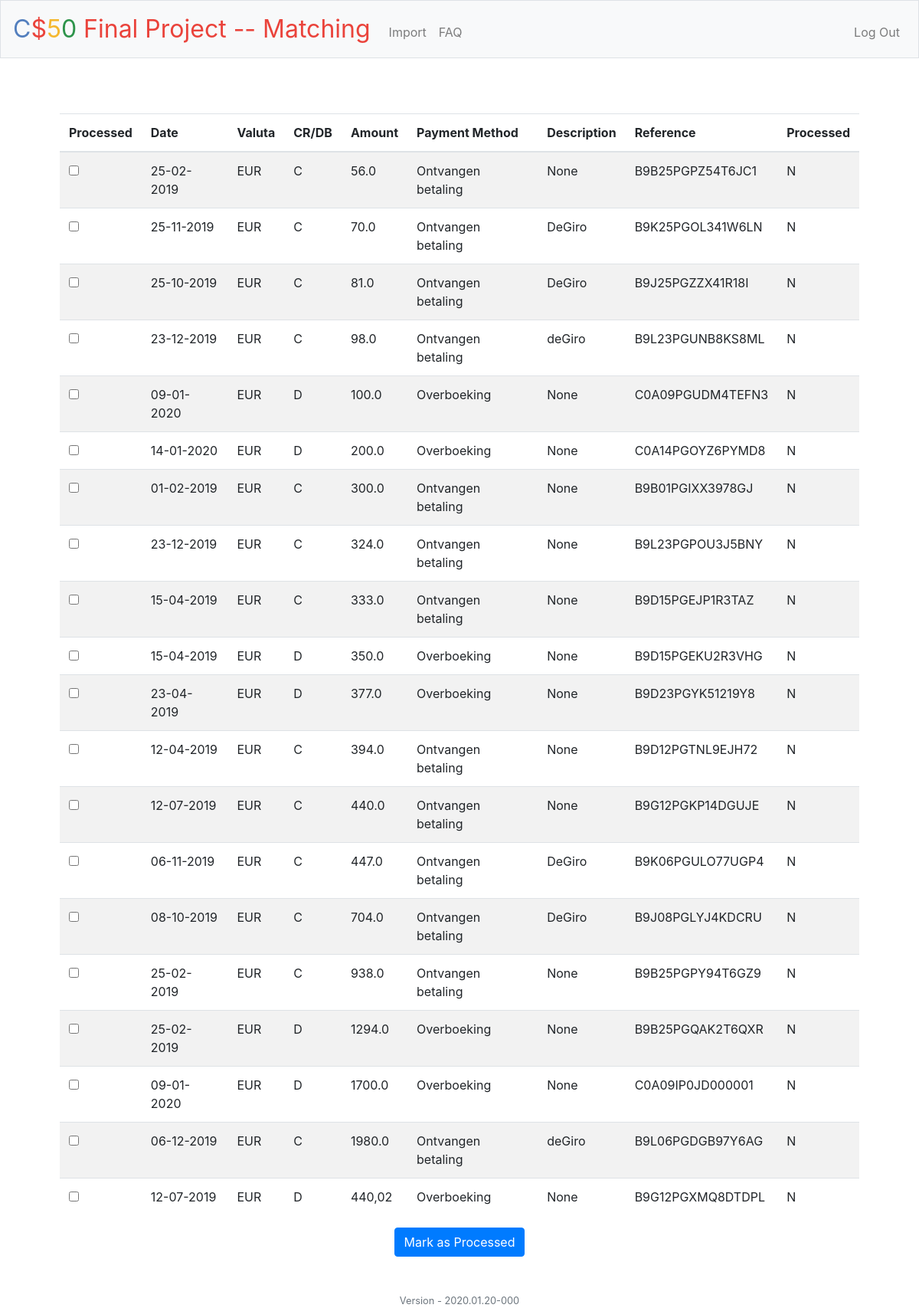
Page / (signed in) on the committed database.
### tables this page shows
CREATE TABLE "import" (
	"userid"	TEXT,
	"account_number"	TEXT,
	"tx_date"	TEXT,
	"valuta_code"	TEXT,
	"credit_debit"	TEXT,
	"amount"	REAL,
	"contra_account"	TEXT,
	"contra_account_name"	TEXT,
	"valuta_date"	TEXT,
	"payment_method"	TEXT,
	"description"	TEXT,
	"payment_type"	TEXT,
	"authorisation_number"	INTEGER,
	"address"	TEXT,
	"payee_id"	INTEGER,
	"reference"	TEXT NOT NULL,
	"entry_date"	TEXT,
	"processed"	TEXT,
	PRIMARY KEY("reference","userid")
);

### app.py (the view)
@app.route("/", methods=["GET", "POST"])
@login_required
def index():
    print(">>>>> index <<<<<")
    print(">>>>> Query DB <<<<<")
    if request.method == "POST":
        print(">>>>> POST processedFlag <<<<<", request.method)
        processedFlag = request.form.getlist("checkbox")
        print(">>>>> processedFlag <<<<<", processedFlag)
        for rows in processedFlag:
            print(">>>>> processedFlagLoop <<<<<", rows)
            cursor = db.cursor()
            params = ("Y", session["user_id"], rows)
            print(">>>>> params <<<<<", params)
            cursor.execute('''UPDATE import SET processed = ? where userid = ? AND reference = ?''', params)
            db.commit()
        flash('Mark the suspense-accounts that are matched')
        return render_template("layout.html")
    else:
        print(">>> /GET <<<")
        cursor = db.cursor()
        params = (session["user_id"],)
        cursor.execute('''SELECT rowid, * FROM import WHERE userid = ? AND processed = 'N' ORDER BY amount;''', params)
        rows = cursor.fetchall()
        return render_template("layout.html", rows=rows)

### app.py (called while the page is built)
@app.after_request
def after_request(response):
    response.headers["Cache-Control"] = "no-cache, no-store, must-revalidate"
    response.headers["Expires"] = 0
    response.headers["Pragma"] = "no-cache"
    return response

### helpers.py (called while the page is built)
def login_required(f):
    @wraps(f)
    def decorated_function(*args, **kwargs):
        if session.get("user_id") is None:
            return redirect("/login")
        return f(*args, **kwargs)
    return decorated_function

### templates/layout.html (shortened to what this page needs)
<!DOCTYPE html>
<html lang="en">
    <head>
        <link href="https://maxcdn.bootstrapcdn.com/bootstrap/4.1.3/css/bootstrap.min.css" rel="stylesheet">
        <link href="/static/styles.css" rel="stylesheet">
    </head>
    <body>
        <nav class="navbar navbar-expand-md navbar-light bg-light border">
            <a class="navbar-brand" href="/"><span class="blue">C</span><span class="red">$</span><span class="yellow">5</span><span class="green">0</span> <span class="red">Final Project -- Matching</span></a>
            <div class="collapse navbar-collapse" id="navbar">
                {% if session.user_id %}
                    <ul class="navbar-nav mr-auto mt-2">
                        <li class="nav-item"><a class="nav-link" href="/import">Import</a></li>
                        <li class="nav-item"><a class="nav-link" href="/faq">FAQ</a></li>
                    </ul>
                    <ul class="navbar-nav ml-auto mt-2">
                        <li class="nav-item"><a class="nav-link" href="/logout">Log Out</a></li>
                    </ul>
                {% else %}
                    <ul class="navbar-nav ml-auto mt-2">
                        <li class="nav-item"><a class="nav-link" href="/register">Register</a></li>
                        <li class="nav-item"><a class="nav-link" href="/login">Log In</a></li>
                    </ul>
                {% endif %}
            </div>
        </nav>
        <main class="container p-5">
            {% block main %}
            <form action="/" method="post" name="checkbox">
                <table id="roster" class="table table-striped" style="width:100%">
                  <thead>
                    <tr class="text-left">
                      <th>Processed</th>
                      <th>Date</th>
                      <th>Valuta</th>
                      <th>CR/DB</th>
                      <th>Amount</th>
                      <th>Payment Method</th>
                      <th>Description</th>
                      <th>Reference</th>
                      <th>Processed</th>
                    </tr>
                  </thead>
                  <tbody>
                      {% for rows in rows %}
                         <tr class="text-left">
                            <td><input type="checkbox" id="{{ checkbox }}" name="checkbox" value="{{ rows[16] }}"></td>
                            <td>{{ rows[3] }}</td>
                            <td>{{ rows[4] }}</td>
                            <td>{{ rows[5] }}</td>
                            <td>{{ rows[6] }}</td>
                            <td>{{ rows[10] }}</td>
                            <td>{{ rows[11] }}</td>
                            <td>{{ rows[16] }}</td>
                            <td>{{ rows[18] }}</td>
                         </tr>
                      {% endfor %}
                      <br>
                  </tbody>
                </table>
                <button class="btn btn-primary" type="submit">Mark as Processed</button>
            </form>
            {% endblock %}
        </main>
        <footer class="small text-center text-muted">
            Version - 2020.01.20-000
        </footer>
    </body>
</html>

### static/styles.css (style rules this page uses)
nav .navbar-brand { font-size: xx-large; }
nav .navbar-brand .blue { color: #537fbe; }
nav .navbar-brand .red { color: #ea433b; }
nav .navbar-brand .yellow { color: #f5b82e; }
nav .navbar-brand .green { color: #2e944b; }
main { overflow-x: auto; text-align: center; }

### rows in the picture
import: tx_date "25-02-2019", valuta_code "EUR", credit_debit "C", amount "56.0", payment_method "Ontvangen betaling", rows "None", reference "B9B25PGPZ54T6JC1", processed "N"
import: tx_date "25-11-2019", valuta_code "EUR", credit_debit "C", amount "70.0", payment_method "Ontvangen betaling", description "DeGiro", reference "B9K25PGOL341W6LN", processed "N"
import: tx_date "25-10-2019", valuta_code "EUR", credit_debit "C", amount "81.0", payment_method "Ontvangen betaling", description "DeGiro", reference "B9J25PGZZX41R18I", processed "N"
import: tx_date "23-12-2019", valuta_code "EUR", credit_debit "C", amount "98.0", payment_method "Ontvangen betaling", description "deGiro", reference "B9L23PGUNB8KS8ML", processed "N"
import: tx_date "09-01-2020", valuta_code "EUR", credit_debit "D", amount "100.0", payment_method "Overboeking", rows "None", reference "C0A09PGUDM4TEFN3", processed "N"
import: tx_date "14-01-2020", valuta_code "EUR", credit_debit "D", amount "200.0", payment_method "Overboeking", rows "None", reference "C0A14PGOYZ6PYMD8", processed "N"
import: tx_date "01-02-2019", valuta_code "EUR", credit_debit "C", amount "300.0", payment_method "Ontvangen betaling", rows "None", reference "B9B01PGIXX3978GJ", processed "N"
import: tx_date "23-12-2019", valuta_code "EUR", credit_debit "C", amount "324.0", payment_method "Ontvangen betaling", rows "None", reference "B9L23PGPOU3J5BNY", processed "N"
import: tx_date "15-04-2019", valuta_code "EUR", credit_debit "C", amount "333.0", payment_method "Ontvangen betaling", rows "None", reference "B9D15PGEJP1R3TAZ", processed "N"
import: tx_date "15-04-2019", valuta_code "EUR", credit_debit "D", amount "350.0", payment_method "Overboeking", rows "None", reference "B9D15PGEKU2R3VHG", processed "N"
import: tx_date "23-04-2019", valuta_code "EUR", credit_debit "D", amount "377.0", payment_method "Overboeking", rows "None", reference "B9D23PGYK51219Y8", processed "N"
import: tx_date "12-04-2019", valuta_code "EUR", credit_debit "C", amount "394.0", payment_method "Ontvangen betaling", rows "None", reference "B9D12PGTNL9EJH72", processed "N"
import: tx_date "12-07-2019", valuta_code "EUR", credit_debit "C", amount "440.0", payment_method "Ontvangen betaling", rows "None", reference "B9G12PGKP14DGUJE", processed "N"
import: tx_date "06-11-2019", valuta_code "EUR", credit_debit "C", amount "447.0", payment_method "Ontvangen betaling", description "DeGiro", reference "B9K06PGULO77UGP4", processed "N"
import: tx_date "08-10-2019", valuta_code "EUR", credit_debit "C", amount "704.0", payment_method "Ontvangen betaling", description "DeGiro", reference "B9J08PGLYJ4KDCRU", processed "N"
import: tx_date "25-02-2019", valuta_code "EUR", credit_debit "C", amount "938.0", payment_method "Ontvangen betaling", rows "None", reference "B9B25PGPY94T6GZ9", processed "N"
import: tx_date "25-02-2019", valuta_code "EUR", credit_debit "D", amount "1294.0", payment_method "Overboeking", rows "None", reference "B9B25PGQAK2T6QXR", processed "N"
import: tx_date "09-01-2020", valuta_code "EUR", credit_debit "D", amount "1700.0", payment_method "Overboeking", rows "None", reference "C0A09IP0JD000001", processed "N"
import: tx_date "06-12-2019", valuta_code "EUR", credit_debit "C", amount "1980.0", payment_method "Ontvangen betaling", description "deGiro", reference "B9L06PGDGB97Y6AG", processed "N"
import: tx_date "12-07-2019", valuta_code "EUR", credit_debit "D", amount "440,02", payment_method "Overboeking", rows "None", reference "B9G12PGXMQ8DTDPL", processed "N"
